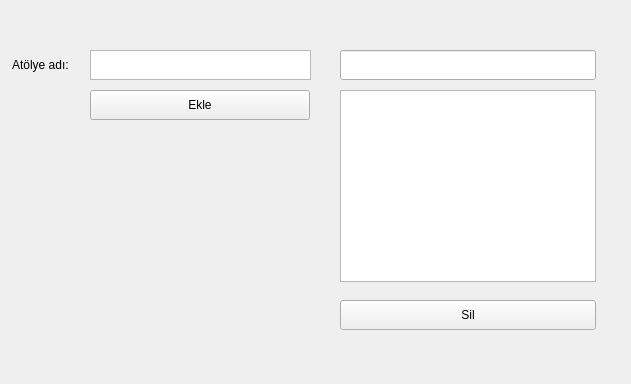
<?xml version="1.0" encoding="UTF-8"?>
<ui version="4.0">
 <class>atolyeEkleSil</class>
 <widget class="QWidget" name="atolyeEkleSil">
  <property name="geometry">
   <rect>
    <x>0</x>
    <y>0</y>
    <width>631</width>
    <height>384</height>
   </rect>
  </property>
  <property name="windowTitle">
   <string>Atölye Ekle/Sil</string>
  </property>
  <widget class="QTextEdit" name="atolyeAdi">
   <property name="geometry">
    <rect>
     <x>90</x>
     <y>50</y>
     <width>221</width>
     <height>30</height>
    </rect>
   </property>
   <property name="html">
    <string>&lt;!DOCTYPE HTML PUBLIC &quot;-//W3C//DTD HTML 4.0//EN&quot; &quot;http://www.w3.org/TR/REC-html40/strict.dtd&quot;&gt;
&lt;html&gt;&lt;head&gt;&lt;meta name=&quot;qrichtext&quot; content=&quot;1&quot; /&gt;&lt;style type=&quot;text/css&quot;&gt;
p, li { white-space: pre-wrap; }
&lt;/style&gt;&lt;/head&gt;&lt;body style=&quot; font-family:'MS Shell Dlg 2'; font-size:7.8pt; font-weight:400; font-style:normal;&quot;&gt;
&lt;p style=&quot;-qt-paragraph-type:empty; margin-top:0px; margin-bottom:0px; margin-left:0px; margin-right:0px; -qt-block-indent:0; text-indent:0px;&quot;&gt;&lt;br /&gt;&lt;/p&gt;&lt;/body&gt;&lt;/html&gt;</string>
   </property>
  </widget>
  <widget class="QPushButton" name="kaydetButonu">
   <property name="geometry">
    <rect>
     <x>90</x>
     <y>90</y>
     <width>220</width>
     <height>30</height>
    </rect>
   </property>
   <property name="text">
    <string>Ekle</string>
   </property>
  </widget>
  <widget class="QLabel" name="label">
   <property name="geometry">
    <rect>
     <x>12</x>
     <y>50</y>
     <width>71</width>
     <height>30</height>
    </rect>
   </property>
   <property name="text">
    <string>Atölye adı:</string>
   </property>
  </widget>
  <widget class="QPushButton" name="silButonu">
   <property name="geometry">
    <rect>
     <x>340</x>
     <y>300</y>
     <width>256</width>
     <height>30</height>
    </rect>
   </property>
   <property name="text">
    <string>Sil</string>
   </property>
  </widget>
  <widget class="QTableView" name="atolyeListesi">
   <property name="geometry">
    <rect>
     <x>340</x>
     <y>90</y>
     <width>256</width>
     <height>192</height>
    </rect>
   </property>
   <property name="autoFillBackground">
    <bool>false</bool>
   </property>
   <property name="alternatingRowColors">
    <bool>true</bool>
   </property>
   <property name="iconSize">
    <size>
     <width>0</width>
     <height>0</height>
    </size>
   </property>
   <property name="sortingEnabled">
    <bool>true</bool>
   </property>
  </widget>
  <widget class="QLineEdit" name="arama">
   <property name="geometry">
    <rect>
     <x>340</x>
     <y>50</y>
     <width>256</width>
     <height>30</height>
    </rect>
   </property>
  </widget>
 </widget>
 <resources/>
 <connections/>
</ui>
